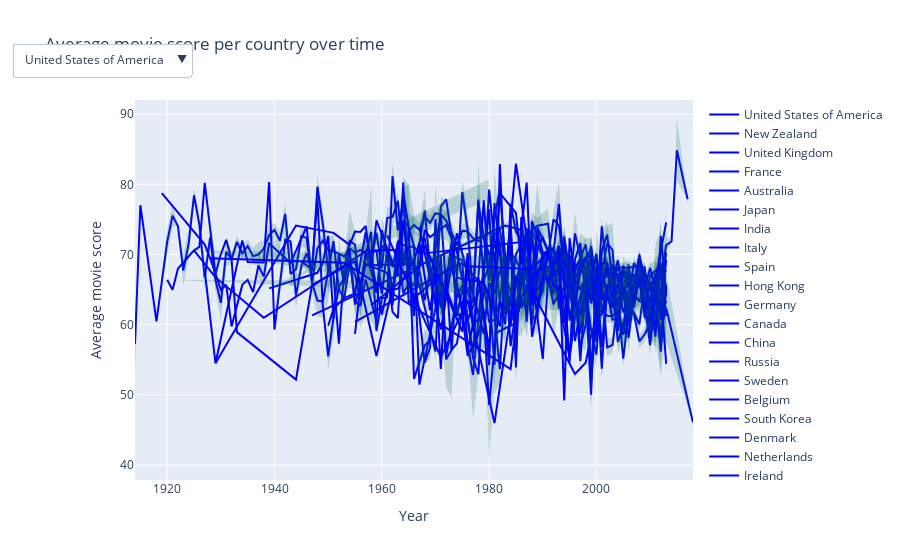

Write notebook code for a chart like this one.
### Code cell
import plotly.graph_objects as go
import numpy as np

# Assuming 'countries' is a list of unique countries in your dataset

# Create an empty figure
fig = go.Figure()

for i, country in enumerate(countries):
    data_country = data_country_merged[data_country_merged["country"] == country]

    country_IC_plus = data_country["mean"] + 1.96 * data_country["std"] / np.sqrt(data_country["count"])
    country_IC_minus = data_country["mean"] - 1.96 * data_country["std"] / np.sqrt(data_country["count"])

    # Add trace for the mean line
    fig.add_trace(go.Scatter(
        x=data_country["year"],
        y=data_country["mean"],
        name=country,
        mode='lines',
        line=dict(color='blue'),  # You can customize the line color
        hoverinfo='text',
        text=[f'Mean: {mean}<br>Year: {year}' for mean, year in zip(data_country["mean"], data_country["year"])]
    ))

    # Add trace for the upper bound of the confidence interval
    fig.add_trace(go.Scatter(
        x=data_country["year"].tolist() + data_country["year"].tolist()[::-1],
        y=country_IC_plus.tolist() + country_IC_minus.tolist()[::-1],
        fill='toself',
        fillcolor='rgba(0,100,80,0.2)',  # Fill color
        line=dict(color='rgba(255,255,255,0)'),
        showlegend=False,
        name=f'{country}_CI',  # Add a unique name for the confidence interval trace
    ))

# Create dropdown buttons
buttons = []
for country in countries:
    buttons.append(
        dict(label=country,
             method='update',
             args=[{'visible': [country == trace.name or f'{country}_CI' == trace.name for trace in fig.data]},
                   {'title': f'Average movie score for {country} over time'}])
    )

# Update layout to include dropdown menu
fig.update_layout(
    updatemenus=[
        dict(
            type='dropdown',
            showactive=True,
            x=0.1,
            y=1.15,
            buttons=buttons,
        )
    ]
)

# Set layout parameters
fig.update_layout(
    title="Average movie score per country over time",
    xaxis_title="Year",
    yaxis_title="Average movie score",
)

# Show the figure
fig.show()
